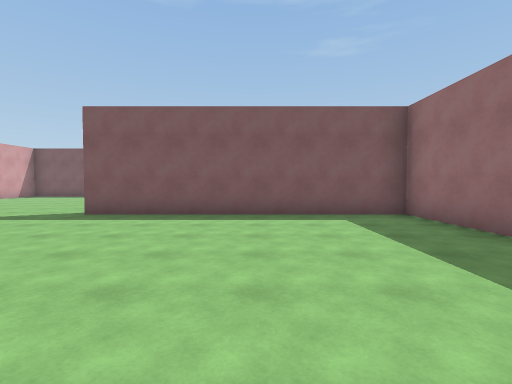
view 1 (above)

19 first-person views from a walk through a scene from a Unity 3-D project. The camera is 1.5 m above the floor, tilts 2° down and sees 85° across. The floor is counted in squares, 2 m on a side. Each view is taken from the middle of a square. On the plan, view 1 faces up. The plan holds only what a view shows up to about 10 squares ahead; the rest is blank. The place goes on beyond the plan. The player character is not drawn.

view 2
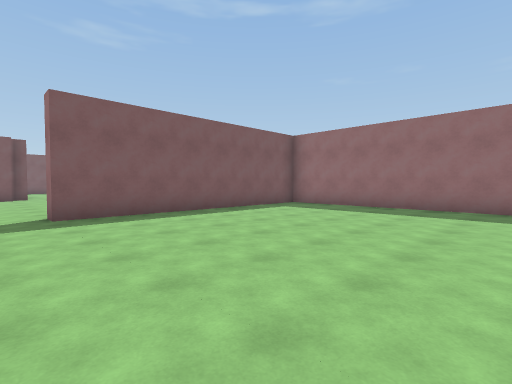

view 3
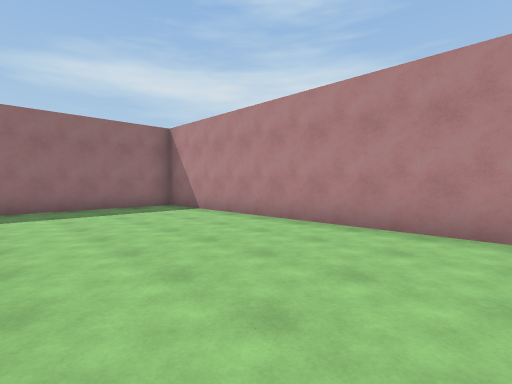

view 4
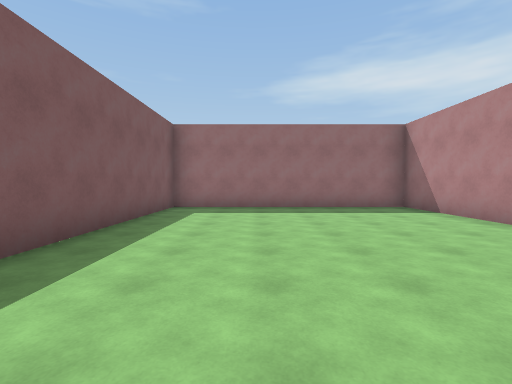

view 5
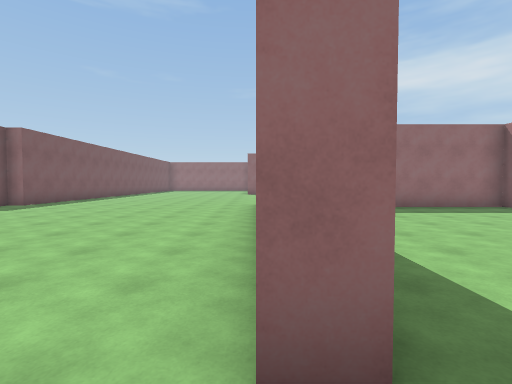

view 6
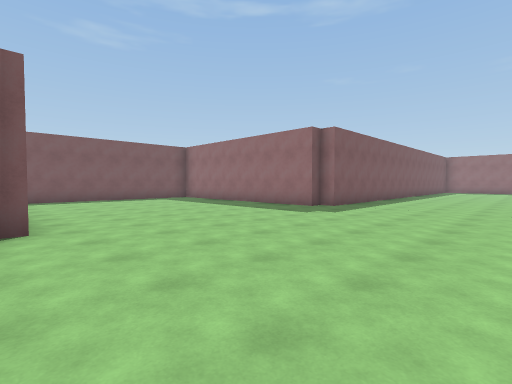

view 7
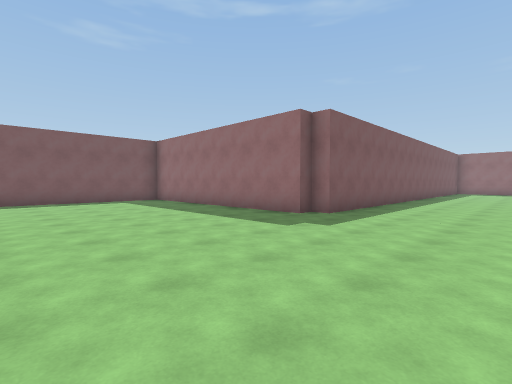

view 8
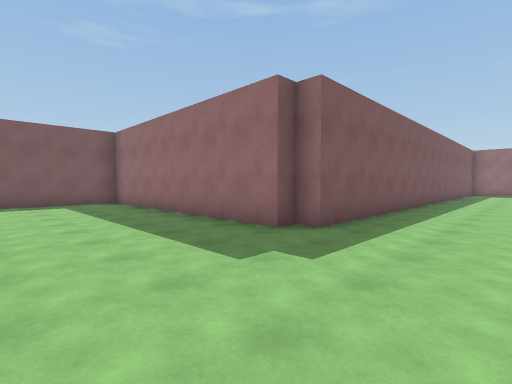

view 9
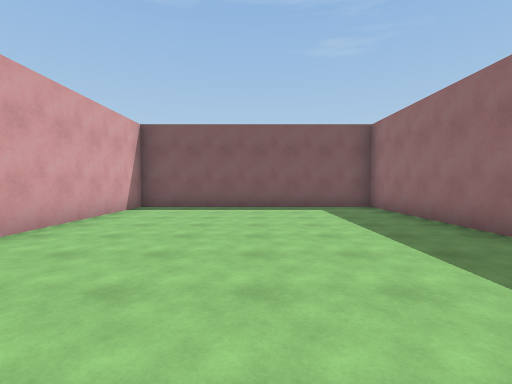

view 10
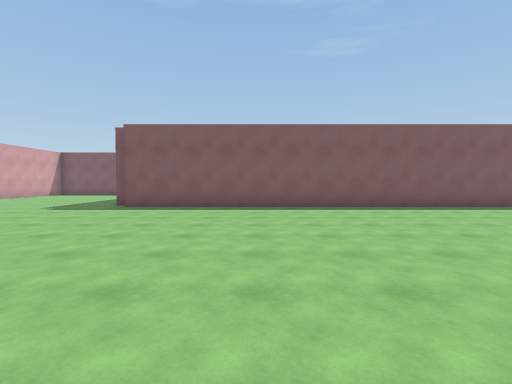

view 11
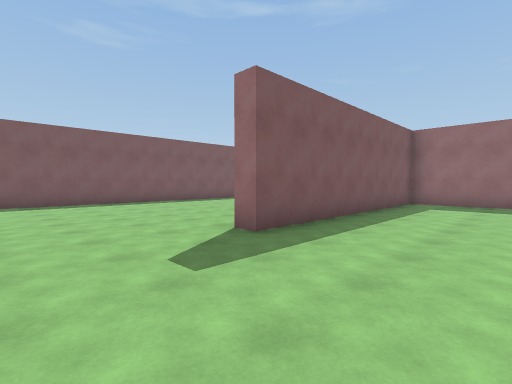

view 12
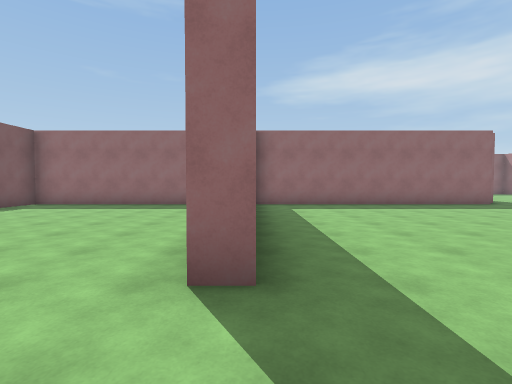

view 13
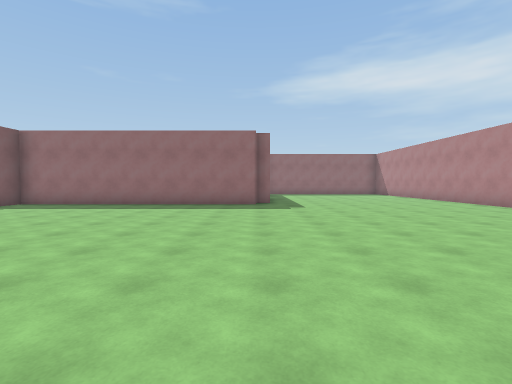

view 14
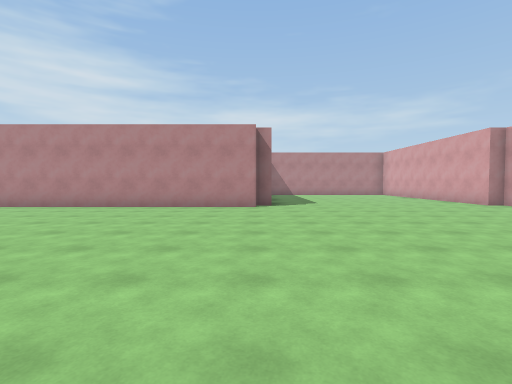

view 15
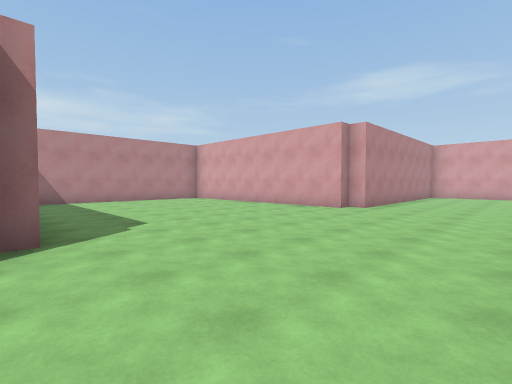

view 16
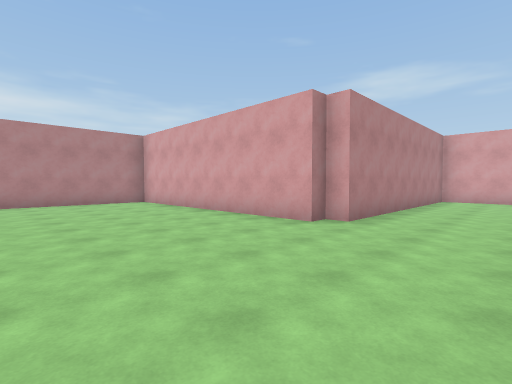

view 17
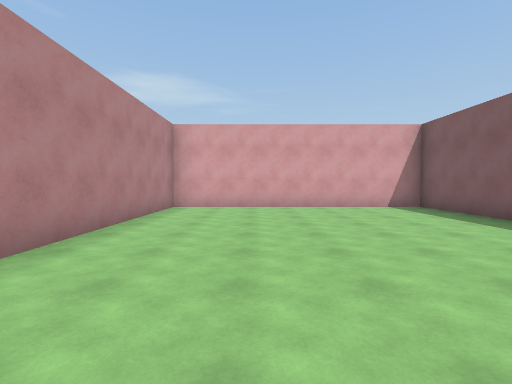

view 18
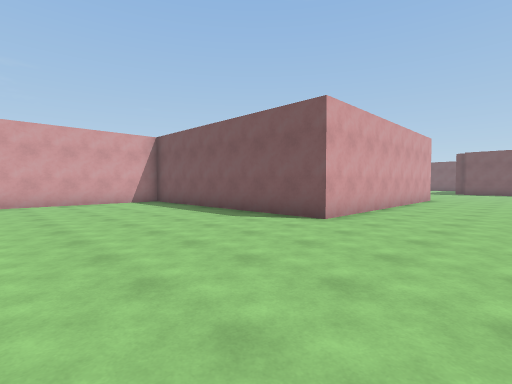

view 19
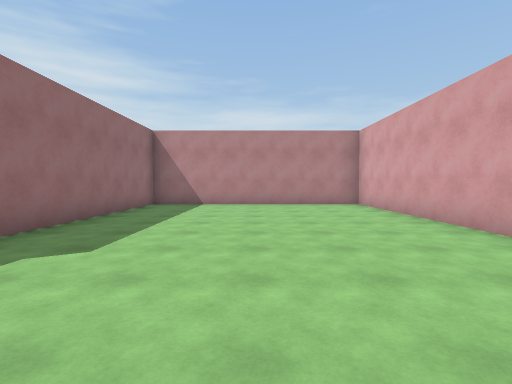

### Floor plan
Points are (right, up) in squares from view 1. A wall is a line through its corners. A room is listed if a view was taken in it or the views show most of it. See-through windows are left out.
Room 1 (views 1, 2, 3, 4, 5)
walls: (-4.9, -0.5) (3.5, -0.5) (3.5, 6.5) (-4, 6.5) (-4, 7)
ways out: opening at (-4.5, 7) to room 2
Room 2 (views 6, 7, 8, 9, 10, 11, 12, 13, 14, 15, 16, 17, 18, 19)
walls: (4, 5.1) (4, -1) (-3.5, -1) (-3.5, -8.5) (4, -8.5) (4, -9) (4.5, -9) (4.5, -16.5) (11.5, -16.5) (11.5, -10.7); (12, -8.5) (20, -8.5); (19.5, -1.1) (19.5, 7) (12, 7) (12, 7.5); (11.4, -9) (12, -9); (20, -1.5) (20, -1); (19.5, 9.2) (19.5, 14.5) (18.1, 14.5); (15.9, 14.5) (4, 14.5) (4, 15) (3.5, 15) (3.5, 22.5) (-3.5, 22.5) (-3.5, 17.8); (-3.4, 15) (-3.9, 15)
ways out: opening at (-4.5, 7) to room 1

Positions as (right, up) in squares from view 1, and headings:
1: (0, 0), facing up
2: (-5, 0), facing up-right
3: (-5, 4), facing down-right
4: (-5, 4), facing right
5: (-5, 7), facing right
6: (-4, 10), facing up-right
7: (-2, 11), facing up-right
8: (0, 12), facing up-right
9: (0, 14), facing up
10: (8, 6), facing up
11: (9, 4), facing up-right
12: (10, 7), facing right
13: (10, -1), facing right
14: (12, 0), facing down
15: (12, -5), facing down-left
16: (9, -6), facing down-left
17: (5, -6), facing left
18: (7, -6), facing up-left
19: (8, -7), facing down
